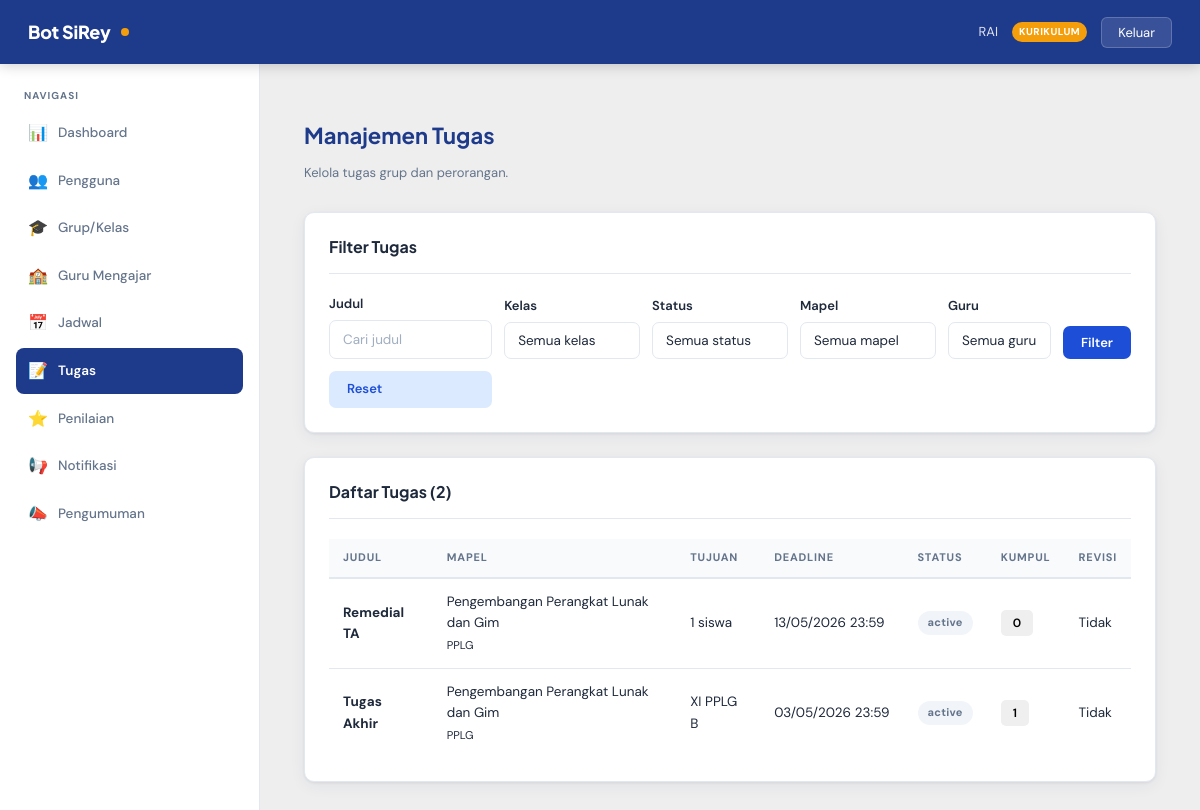
/dashboard/tugas.php (signed in), run on the app's committed database.
### tables this page shows
CREATE TABLE `tugas_rayhanrp` (
  `tugas_id` int(11) NOT NULL,
  `grup_id` int(11) DEFAULT NULL,
  `judul` varchar(200) NOT NULL,
  `deskripsi` text DEFAULT NULL,
  `matpel_id` int(11) NOT NULL,
  `tenggat` datetime NOT NULL,
  `poin_maksimal` int(11) NOT NULL DEFAULT 100,
  `lampiran_url` varchar(500) DEFAULT NULL,
  `status` enum('draft','active','closed') NOT NULL DEFAULT 'draft',
  `tipe_tugas` enum('grup','perorang') NOT NULL DEFAULT 'grup',
  `pembuat_id` int(11) DEFAULT NULL,
  `izin_revisi` tinyint(1) NOT NULL DEFAULT 0,
  `dibuat_pada` datetime NOT NULL DEFAULT current_timestamp(),
  `diubah_pada` datetime NOT NULL DEFAULT current_timestamp() ON UPDATE current_timestamp()
);

CREATE TABLE `mata_pelajaran_rayhanrp` (
  `matpel_id` int(11) NOT NULL,
  `kode` varchar(20) NOT NULL,
  `nama` varchar(100) NOT NULL,
  `aktif` tinyint(1) NOT NULL DEFAULT 1,
  `kategori` enum('umum','kejuruan','pilihan') NOT NULL,
  `dibuat_pada` datetime NOT NULL DEFAULT current_timestamp()
);

CREATE TABLE `grup_rayhanrp` (
  `grup_id` int(11) NOT NULL,
  `nama_grup` varchar(150) NOT NULL,
  `tingkat` tinyint(4) NOT NULL,
  `jurusan` enum('Teknik Pemesinan','Teknik Mekatronika','Teknik Kimia Industri','Pengembangan Perangkat Lunak dan Gim','Desain Komunikasi Visual','Animasi') NOT NULL,
  `deskripsi` text DEFAULT NULL,
  `pembuat_id` int(11) DEFAULT NULL,
  `aktif` tinyint(1) NOT NULL DEFAULT 1,
  `dibuat_pada` datetime NOT NULL DEFAULT current_timestamp(),
  `diubah_pada` datetime NOT NULL DEFAULT current_timestamp() ON UPDATE current_timestamp()
);

### koneksi.php (called while the page is built, shortened)
<?php
function sirey_getConfig(): array
{
    static $config = null;
    if ($config === null) {
        $config = require __DIR__ . '/config.php';
    }
    return $config;
}
function sirey_getDatabase(): mysqli
{
    static $db = null;
    if ($db === null) {
        $config = sirey_getConfig()['db'];
        $db = mysqli_connect(
            $config['host'],
            $config['username'],
            $config['password'],
            $config['database']
        );
        mysqli_set_charset($db, $config['charset']);
    }
    return $db;
}
function sirey_query(string $sql, string $types = '', mixed ...$params): mysqli_stmt|false
{
    $stmt = null;
    try {
        $db = sirey_getDatabase();
        $stmt = mysqli_prepare($db, $sql);
        if (!mysqli_stmt_execute($stmt)) {
            sirey_setLastDbError(mysqli_stmt_errno($stmt), mysqli_stmt_error($stmt));
            mysqli_stmt_close($stmt);
            return false;
        }
        return $stmt;
    } catch (Throwable $e) {
        if ($stmt instanceof mysqli_stmt) {
            mysqli_stmt_close($stmt);
        }
        $db = $db ?? null;
        $errno = (int)$e->getCode();
        $message = $e->getMessage();
        if ($errno <= 0 && $db instanceof mysqli) {
            $errno = mysqli_errno($db);
            $message = mysqli_error($db) ?: $message;
        }
        sirey_setLastDbError($errno, $message);
        error_log('sirey_query: ' . $message);
        return false;
    }
}
function sirey_fetchAll(mysqli_stmt|false $stmt): array
{
    $result = mysqli_stmt_get_result($stmt);
    $rows = [];
    while ($row = mysqli_fetch_assoc($result)) {
        $rows[] = $row;
    }
    return $rows;
}

### includes/helpers.php (called while the page is built, shortened)
<?php
require_once __DIR__ . '/../koneksi.php';
function formatDatetime(?string $datetime_rayhanrp, string $format_rayhanrp = 'd/m/Y H:i'): string
{
    $timestamp_rayhanrp = strtotime($datetime_rayhanrp);
    return $timestamp_rayhanrp ? date($format_rayhanrp, $timestamp_rayhanrp) : '-';
}

### includes/auth.php (called while the page is built, shortened)
<?php
require_once __DIR__ . '/../koneksi.php';
function can(string $permission, array $admin): bool
{
    $role_rayhanrp = strtolower(trim((string)($admin['role'] ?? '')));
    $matriks_rayhanrp = [
        'view_dashboard'        => ['guru', 'admin', 'kurikulum', 'kepala_sekolah'],
        'view_users'            => ['admin', 'kepala_sekolah', 'kurikulum'],
        'create_user'           => ['admin'],
        'update_user'           => ['admin'],
        'delete_user'           => ['admin'],
        'reset_password'        => ['admin'],
        'view_grup'             => ['kurikulum', 'kepala_sekolah'],
        'create_grup'           => ['kurikulum'],
        'update_grup'           => ['kurikulum'],
        'delete_grup'           => ['kurikulum'],
        'view_jadwal'           => ['guru', 'kurikulum', 'kepala_sekolah'],
        'create_jadwal'         => ['kurikulum'],
        'update_jadwal'         => ['kurikulum'],
        'delete_jadwal'         => ['kurikulum'],
        'view_tugas'            => ['guru', 'kurikulum', 'kepala_sekolah'],
        'create_tugas'          => ['guru'],
        'update_tugas'          => ['guru'],
        'delete_tugas'          => ['guru'],
        'view_penilaian'        => ['guru', 'kurikulum', 'kepala_sekolah'],
        'update_penilaian'      => ['guru'],
        'view_notifikasi'       => ['kurikulum', 'kepala_sekolah'],
        'create_pengumuman'     => ['guru', 'kurikulum'],
        'view_pengumuman'       => ['guru', 'kurikulum', 'kepala_sekolah'],
        'view_audit_log'        => ['kepala_sekolah'],
        'view_mata_pelajaran'   => ['admin'],
        'manage_mata_pelajaran' => ['admin'],
        'manage_guru_mengajar'  => ['kurikulum'],
        'write_any'             => [],
    ];
    return in_array($role_rayhanrp, $matriks_rayhanrp[$permission] ?? [], true);
}

### dashboard/tugas.php (the view, shortened to what this page needs)
<?php
require_once __DIR__ . '/../includes/helpers.php';
require_once __DIR__ . '/../includes/auth.php';
        ?>
        <?php endif;
require_once __DIR__ . '/_layout.php';
$bisa_tulis_rayhanrp = can('create_tugas', $data_admin_rayhanrp);
$filter_judul_rayhanrp = trim((string)($_GET['filter_judul'] ?? ''));
$pernyataan_sql_rayhanrp = 'SELECT t.tugas_id, t.tipe_tugas, t.grup_id, g.nama_grup,
               t.judul, t.matpel_id, mp.kode AS matpel_kode, mp.nama AS matpel_nama,
               t.deskripsi, t.tenggat, t.poin_maksimal, t.status, t.izin_revisi, t.lampiran_url,
               t.pembuat_id, a.nama_lengkap AS pembuat_nama,
               (SELECT COUNT(*) FROM pengumpulan_rayhanRP WHERE tugas_id = t.tugas_id) AS jml_submit,
               (SELECT COUNT(*) FROM tugas_perorang_rayhanRP WHERE tugas_id = t.tugas_id) AS jml_penerima
        FROM tugas_rayhanRP t
        LEFT JOIN grup_rayhanRP g ON t.grup_id = g.grup_id
        LEFT JOIN akun_rayhanRP a ON t.pembuat_id = a.akun_id
        LEFT JOIN mata_pelajaran_rayhanRP mp ON t.matpel_id = mp.matpel_id
        WHERE 1=1';
$tipe_rayhanrp = '';
$param_rayhanrp = [];
$pernyataan_sql_rayhanrp .= ' ORDER BY t.tenggat DESC';
$daftar_tugas_rayhanrp = $tipe_rayhanrp !== ''
    ? sirey_fetchAll(sirey_query($pernyataan_sql_rayhanrp, $tipe_rayhanrp, ...$param_rayhanrp))
    : sirey_fetchAll(sirey_query($pernyataan_sql_rayhanrp));
$now = new DateTimeImmutable();
?>
<div class="page-header">
  <h2>Manajemen Tugas</h2>
  <p><?php echo $data_admin_rayhanrp['role'] === 'guru' ? 'Guru hanya melihat dan mengelola tugas miliknya sendiri.' : 'Kelola tugas grup dan perorangan.'; ?></p>
</div>
<div class="card" style="margin-bottom:24px;">
  <div class="card-header"><h3>Filter Tugas</h3></div>
  <form method="GET" style="display:grid; grid-template-columns:1.2fr 1fr 1fr 1fr auto auto; gap:12px; align-items:flex-end;">
    <div class="form-group" style="margin:0;">
      <label class="form-label">Judul</label>
      <input type="text" name="filter_judul" class="form-control" value="<?php echo htmlspecialchars($filter_judul_rayhanrp); ?>" placeholder="Cari judul">
    </div>
    <div class="form-group" style="margin:0;">
      <label class="form-label">Kelas</label>
      <select name="filter_grup" class="form-control">
        <option value="">Semua kelas</option>
      </select>
    </div>
    <div class="form-group" style="margin:0;">
      <label class="form-label">Status</label>
      <select name="filter_status" class="form-control">
        <option value="">Semua status</option>
      </select>
    </div>
    <div class="form-group" style="margin:0;">
      <label class="form-label">Mapel</label>
      <select name="filter_matpel" class="form-control">
        <option value="">Semua mapel</option>
      </select>
    </div>
    <?php if (in_array($data_admin_rayhanrp['role'], ['kepala_sekolah', 'kurikulum'], true)): ?>
    <div class="form-group" style="margin:0;">
      <label class="form-label">Guru</label>
      <select name="filter_guru" class="form-control">
        <option value="">Semua guru</option>
      </select>
    </div>
    <?php endif; ?>
    <button type="submit" class="btn btn-primary">Filter</button>
    <a href="tugas.php" class="btn btn-secondary">Reset</a>
  </form>
</div>
<div class="card">
  <div class="card-header">
    <h3>Daftar Tugas (<?php echo count($daftar_tugas_rayhanrp); ?>)</h3>
  </div>
  <?php if (empty($daftar_tugas_rayhanrp)): ?>
    <div class="empty-state">
      <div class="empty-icon">Tugas</div>
      <p>Belum ada tugas.</p>
    </div>
  <?php else: ?>
    <table class="data-table">
      <thead>
        <tr>
          <th>Judul</th>
          <th>Mapel</th>
          <th>Tujuan</th>
          <th>Deadline</th>
          <th>Status</th>
          <th>Kumpul</th>
          <th>Revisi</th>
        </tr>
      </thead>
      <tbody>
        <?php foreach ($daftar_tugas_rayhanrp as $item_tugas_rayhanrp): ?>
          <?php $isOverdue = strtotime((string)$item_tugas_rayhanrp['tenggat']) < $now->getTimestamp(); ?>
          <tr>
            <td>
              <strong><?php echo htmlspecialchars((string)$item_tugas_rayhanrp['judul']); ?></strong>
            </td>
            <td>
              <?php echo htmlspecialchars((string)($item_tugas_rayhanrp['matpel_nama'] ?? '-')); ?>
              <?php if (!empty($item_tugas_rayhanrp['matpel_kode'])): ?>
                <br><small><?php echo htmlspecialchars((string)$item_tugas_rayhanrp['matpel_kode']); ?></small>
              <?php endif; ?>
            </td>
            <td>
              <?php if ($item_tugas_rayhanrp['tipe_tugas'] === 'grup'): ?>
                <?php echo htmlspecialchars((string)($item_tugas_rayhanrp['nama_grup'] ?? '-')); ?>
              <?php else: ?>
                <?php echo (int)$item_tugas_rayhanrp['jml_penerima']; ?> siswa
              <?php endif; ?>
            </td>
            <td style="white-space:nowrap; color:<?php echo $isOverdue && $item_tugas_rayhanrp['status'] === 'active' ? '#b91c1c' : 'inherit'; ?>;">
              <?php echo formatDatetime((string)$item_tugas_rayhanrp['tenggat']); ?>
            </td>
            <td><span class="badge badge-default"><?php echo htmlspecialchars((string)$item_tugas_rayhanrp['status']); ?></span></td>
            <td>
              <button type="button" class="btn btn-info btn-sm" onclick="openSubmissionsModal(<?php echo (int)$item_tugas_rayhanrp['tugas_id']; ?>, <?php echo json_encode((string)$item_tugas_rayhanrp['judul']); ?>)">
                <?php echo (int)$item_tugas_rayhanrp['jml_submit']; ?>
              </button>
            </td>
            <td>
              <?php if ($bisa_tulis_rayhanrp && ($data_admin_rayhanrp['role'] !== 'guru' || (int)$item_tugas_rayhanrp['pembuat_id'] === (int)$data_admin_rayhanrp['id'])): ?>
                <button type="button" class="btn btn-secondary btn-sm" onclick="toggleRevision(<?php echo (int)$item_tugas_rayhanrp['tugas_id']; ?>, this)"><?php echo (int)$item_tugas_rayhanrp['izin_revisi'] === 1 ? 'Ya' : 'Tidak'; ?></button>
              <?php else: ?>
                <?php echo (int)$item_tugas_rayhanrp['izin_revisi'] === 1 ? 'Ya' : 'Tidak'; ?>
              <?php endif; ?>
            </td>
          </tr>
        <?php endforeach; ?>
      </tbody>
    </table>
  <?php endif; ?>
</div>

### dashboard/assets/style.css (style rules this page uses)
:root { --clr-primary: #1e3a8a; --clr-primary-mid: #1d4ed8; --clr-primary-soft: #dbeafe; --clr-accent: #f59e0b; --clr-accent-dark: #d97706; --clr-success: #059669; --clr-danger: #dc2626; --clr-warning: #d97706; --clr-surface: #ffffff; --clr-bg: #eeeeee; --clr-border: #e2e8f0; --clr-text: #1e293b; --clr-muted: #64748b; --sidebar-w: 260px; --navbar-h: 64px; --radius: 10px; --shadow-card: 0 1px 3px rgba(0,0,0,.07), 0 4px 16px rgba(30,58,138,.06); --shadow-hover: 0 4px 12px rgba(30,58,138,.14); --transition: all .18s ease; }
*, *::before, *::after { box-sizing: border-box; }
html { scroll-behavior: smooth; }
body { font-family: 'DM Sans', sans-serif; background: var(--clr-bg); color: var(--clr-text); font-size: 14px; line-height: 1.6; min-height: 100vh; }
h1, h2, h3, h4, h5 { font-family: 'Plus Jakarta Sans', sans-serif; font-weight: 700; line-height: 1.25; }
.page-header { margin-bottom: 28px; }
.page-header h2 { font-size: 22px; color: var(--clr-primary); margin-bottom: 3px; }
.page-header p { color: var(--clr-muted); font-size: 13px; }
.card { background: var(--clr-surface); border-radius: var(--radius); border: 1px solid var(--clr-border); box-shadow: var(--shadow-card); padding: 24px; transition: var(--transition); }
.card-header { display: flex; align-items: center; justify-content: space-between; margin-bottom: 20px; padding-bottom: 16px; border-bottom: 1px solid var(--clr-border); }
.card-header h3 { font-size: 16px; color: var(--clr-text); margin: 0; }
.data-table { width: 100%; border-collapse: collapse; }
.data-table thead th { background: #f8fafc; color: var(--clr-muted); font-size: 11px; font-weight: 700; letter-spacing: .8px; text-transform: uppercase; padding: 10px 14px; border-bottom: 2px solid var(--clr-border); text-align: left; white-space: nowrap; }
.data-table tbody tr { border-bottom: 1px solid var(--clr-border); transition: background .12s; }
.data-table tbody tr:last-child { border-bottom: none; }
.data-table td { padding: 12px 14px; font-size: 13.5px; color: var(--clr-text); vertical-align: middle; }
.btn { display: inline-flex; align-items: center; gap: 6px; padding: 8px 18px; border-radius: 7px; font-size: 13px; font-weight: 600; font-family: 'DM Sans', sans-serif; cursor: pointer; border: none; text-decoration: none; transition: var(--transition); white-space: nowrap; }
.btn-primary { background: var(--clr-primary-mid); color: #fff; }
.btn-secondary { background: var(--clr-primary-soft); color: var(--clr-primary-mid); }
.btn-sm { padding: 5px 12px; font-size: 12px; border-radius: 5px; }
.badge { display: inline-block; padding: 3px 10px; border-radius: 20px; font-size: 11px; font-weight: 700; letter-spacing: .3px; }
.badge-default { background: #f1f5f9; color: var(--clr-muted); }
.form-group { margin-bottom: 20px; }
.form-label { display: block; font-size: 13px; font-weight: 600; color: var(--clr-text); margin-bottom: 6px; }
.form-control { width: 100%; padding: 10px 13px; border: 1.5px solid var(--clr-border); border-radius: 7px; font-family: 'DM Sans', sans-serif; font-size: 13.5px; color: var(--clr-text); background: #fff; transition: border-color .15s, box-shadow .15s; outline: none; }
.form-control::placeholder { color: #a0aec0; }
select.form-control { appearance: none; cursor: pointer; }

### data on the page
tugas_rayhanrp: judul "Remedial TA", matpel.nama "Pengembangan Perangkat Lunak dan Gim", matpel.kode "PPLG", jml_penerima "1", tenggat "13/05/2026 23:59", status "active", jml_submit "0", izin_revisi "Tidak"
tugas_rayhanrp: judul "Tugas Akhir", matpel.nama "Pengembangan Perangkat Lunak dan Gim", matpel.kode "PPLG", grup.nama_grup "XI PPLG B", tenggat "03/05/2026 23:59", status "active", jml_submit "1", izin_revisi "Tidak"

### other printed values
$data_admin_rayhanrp['name'] "RAI"
str_replace('_', ' ', $data_admin_rayhanrp['role']) "KURIKULUM"
$item['icon'] "📊"
$item['label'] "Dashboard"
$item['icon'] "👥"
$item['label'] "Pengguna"
$item['icon'] "🎓"
$item['label'] "Grup/Kelas"
$item['icon'] "🏫"
$item['label'] "Guru Mengajar"
$item['icon'] "📅"
$item['label'] "Jadwal"
$item['icon'] "📝"
$item['label'] "Tugas"
$item['icon'] "⭐"
